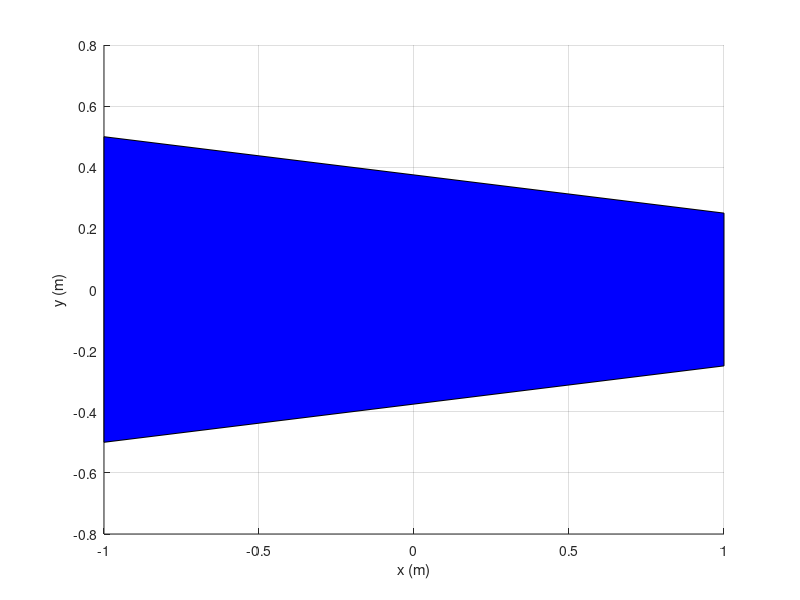

Reproduce this figure in MATLAB. (Note: this script raises an error after producing the figure.)
clear all; clc;

%% 定义常量
l = 0.2; % 车辆的轴距
R = 1; % 参考轨迹的半径
K = 0.1; % 控制增益  
delta_T = 0.5; % 采样时间

%% 初始化位置和预期轨迹
Pos = [0, 0, 0]; % 初始化位置,格式为[X, Y, Theta]
T = linspace(0, 2*pi, 260); % 时间向量

% 预期轨迹位置
% desire_Pos = [16 .* power(sin(T), 3); 13*cos(T) - 5*cos(2.*T) - 2*cos(3.*T) - 2*cos(4.*T)];
% % 更新为八字形轨迹位置
 desire_Pos = [20 .* sin(T); 20 .* sin(T) .* cos(T)];

%% 图形界面设置  
f3 = figure;
xlabel('x (m)')
ylabel('y (m)') 
grid on

%% 设置车辆的尺寸
A.R_w = 1/2; % 车辆宽度的一半
A.R_l = 2/2; % 车辆长度的一半
A.a1 = [-A.R_l -A.R_w]';
A.b1 = [A.R_l -A.R_w/2]';
A.b2 = [A.R_l A.R_w/2]';
A.c = [-A.R_l A.R_w]';
A.P = [A.a1 A.b1 A.b2 A.c];

% 根据车辆的当前姿态旋转车辆的顶点
A.Rot = [cos(Pos(3)) -sin(Pos(3)); sin(Pos(3)) cos(Pos(3))]*A.P;

% 将旋转后的顶点加上车辆中心的偏移
A.Prot_trasl = A.Rot + [ones(1, 4)*Pos(1); ones(1, 4)*Pos(2)];

% 绘制车辆
A.P_robot = patch(A.P(1, :), A.P(2, :), 'b');
A.P_robot.XData = A.Prot_trasl(1, :)';
A.P_robot.YData = A.Prot_trasl(2, :)';

%% 绘制图像
h = animatedline('Color', 'r', 'LineStyle', '--');
h_car = animatedline('Color', 'b');
h_car_model = animatedline('Marker', 'o', 'MaximumNumPoints', 1); % 只显示1个新的点
axis([-20 20 -20 15])

%% 初始化GIF文件名
gif_filename = 'tracking.gif';

% 初始化控制器参数
k1 = 0.05; % 控制器增益,需要根据系统性能进行调整
k2 = 0.000001;
k3 = 0.001;
vr = [1; 0.5]; % 参考速度,可能需要根据具体轨迹进行调整
e = [0; 0; 0]; % 初始化误差

for k = 1:length(T)
    
    % 计算期望位置和实际位置的误差
    x_tild = desire_Pos(1,k) - Pos(1); 
    y_tild = desire_Pos(2,k) - Pos(2);
    theta_tild = wrapToPi(atan2(y_tild, x_tild) - Pos(3));

    % 动态计算参考速度 vr(1) 和 vr(2)
    nextPos = desire_Pos(:, k+1);
    dx = nextPos(1) - Pos(1);
    dy = nextPos(2) - Pos(2);
    distance = sqrt(dx^2 + dy^2);
    % 线速度基于两点间的直线距离
    vr1 = distance / delta_T; % 假设每段路径的时间是固定的
    
    % 角速度基于角度变化
    desired_theta = atan2(dy, dx);
    dtheta = wrapToPi(desired_theta - Pos(3));
    vr2 = dtheta / delta_T;
    
    % 根据公式(20)和(21)计算控制输入
    v = vr(1)*cos(theta_tild) + k1*x_tild; 
    omega = k2*vr(1)*y_tild + vr(2)*sin(theta_tild) + k3*theta_tild*vr(1);
    
    % 更新位置
    Pos(1) = Pos(1) + v*cos(Pos(3))*delta_T;
    Pos(2) = Pos(2) + v*sin(Pos(3))*delta_T;  
    Pos(3) = wrapToPi(Pos(3) + (v/l)*tan(omega*l/v)*delta_T);
    
    % 添加轨迹点
    addpoints(h, desire_Pos(1,k), desire_Pos(2,k)); % 预期轨迹点
    
    % 更新实际轨迹线 
    addpoints(h_car, Pos(1), Pos(2)); % 添加小车当前位置点到轨迹
    
    % 更新车辆图像位置
    A.Rot = [cos(Pos(3)) -sin(Pos(3)); sin(Pos(3)) cos(Pos(3))]*A.P;
    A.Prot_trasl = A.Rot + [ones(1, 4)*Pos(1); ones(1, 4)*Pos(2)];
    
    % 更新车辆图形（删除旧图形,绘制新图形）
    delete(A.P_robot); % 删除上一帧的小车图形
    A.P_robot = patch(A.Prot_trasl(1, :), A.Prot_trasl(2, :), 'b'); % 绘制新的小车图形
    
    % 绘制参考轨迹点
    addpoints(h, desire_Pos(1, k), desire_Pos(2, k));
    
    % 捕获当前图像帧并更新GIF
    frame = getframe(f3);
    im = frame2im(frame);
    [imind, cm] = rgb2ind(im, 256);
    
    % 将当前帧写入GIF文件
    if k == 1
        imwrite(imind, cm, gif_filename, 'gif', 'Loopcount', inf, 'DelayTime', 0.1);
    else
        imwrite(imind, cm, gif_filename, 'gif', 'WriteMode', 'append', 'DelayTime', 0.1);
    end
    
    % 强制图形更新
    drawnow
    
end